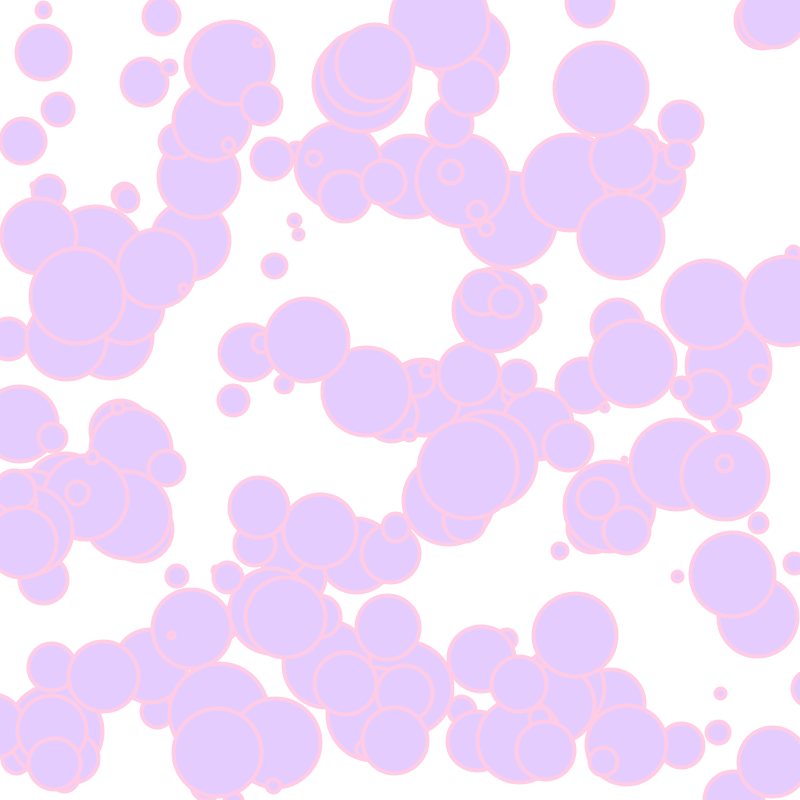
Frame 1 (no input)
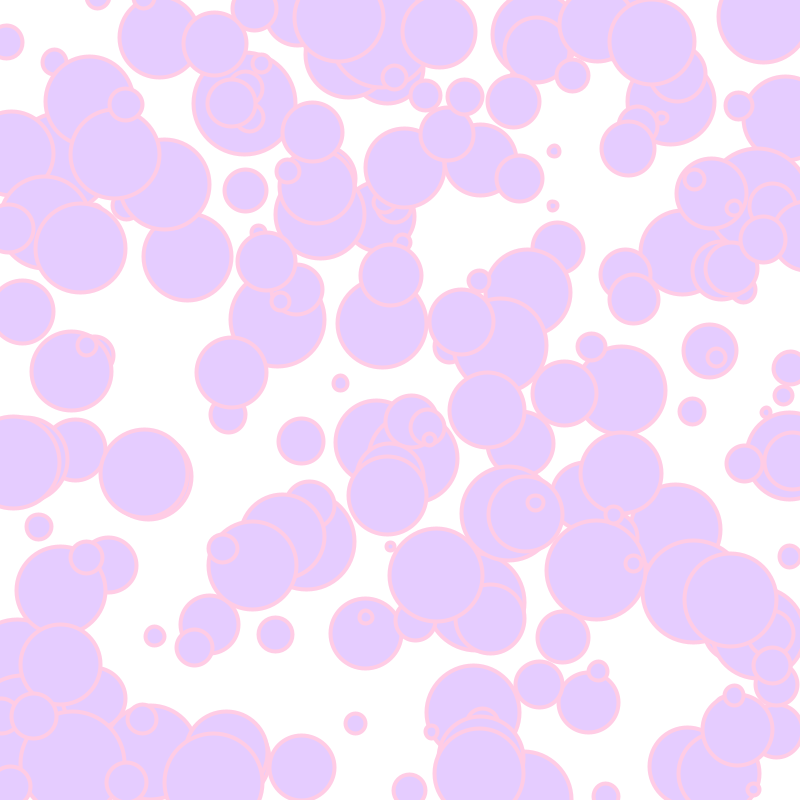
Frame 60 (the mouse pressed at the canvas centre just before this capture)
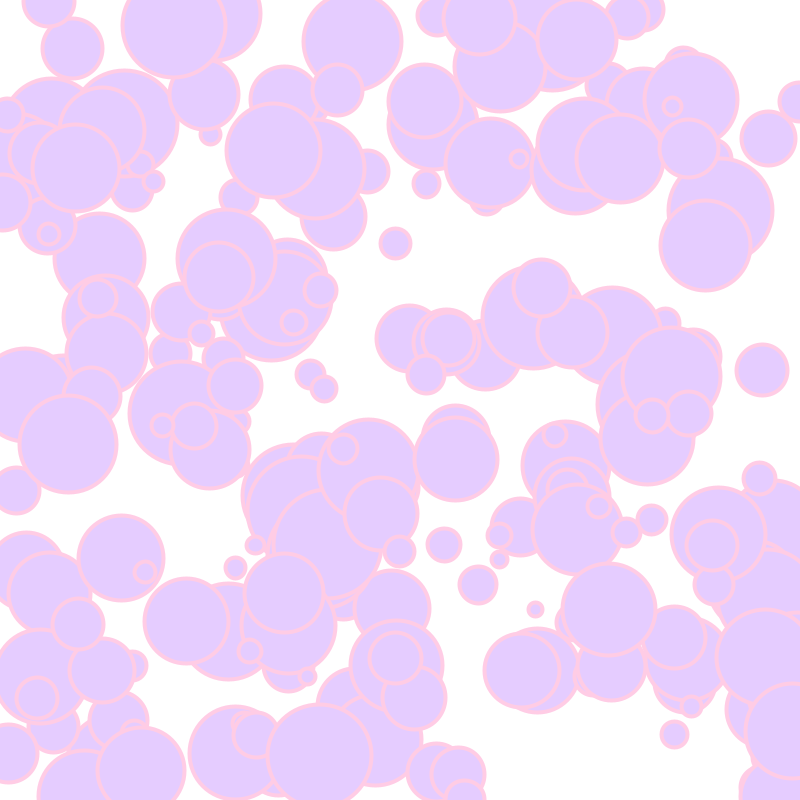
Frame 120 (the mouse held since frame 60 and released just before this capture)

The Processing sketch that drew these frames (run headless with seeded random() and noise(); from frame 60 on, the mouse is pressed at the canvas centre):

// Processing sketch: s2_array
// ── s2_array.pde
//create PVector Arrays
PVector[] sp;
PVector[] acc;

//how many 
int num = 222;

void setup() {
  size(800, 800);
 
  //create new 
  sp = new PVector[num];
  acc = new PVector[num];
 
 //Populate
  for (int i = 0; i < num; i++) {
    sp[i] = new PVector(random(width), random(height), random(3, 100));
    acc[i] = new PVector(random(-17, 17), random(-17, 17), 0.08);
  }
  stroke(255, 204, 229);
  strokeWeight(4);
  fill(229, 204, 255);
  background(255);
}

void draw() {
  background(255);

  for (int j = 0; j < num; j++) {
    sp[j].add(acc[j]);

    if ((sp[j].x > width) || (sp[j].x < 0)) {
      acc[j].x = acc[j].x * -1;
    }

    if ((sp[j].y > height) || (sp[j].y < 0)) {
      acc[j].y = acc[j].y * -1;
    }

    ellipse(sp[j].x, sp[j].y, sp[j].z, sp[j].z);
  }
}
